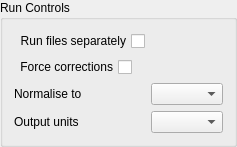
             <widget class="QGroupBox" name="runControlsGroupBox">
              <property name="sizePolicy">
               <sizepolicy hsizetype="Preferred" vsizetype="Minimum">
                <horstretch>0</horstretch>
                <verstretch>0</verstretch>
               </sizepolicy>
              </property>
              <property name="minimumSize">
               <size>
                <width>0</width>
                <height>0</height>
               </size>
              </property>
              <property name="title">
               <string>Run Controls</string>
              </property>
              <layout class="QFormLayout" name="formLayout">
               <property name="fieldGrowthPolicy">
                <enum>QFormLayout::ExpandingFieldsGrow</enum>
               </property>
               <property name="labelAlignment">
                <set>Qt::AlignLeading|Qt::AlignLeft|Qt::AlignVCenter</set>
               </property>
               <item row="0" column="0">
                <widget class="QCheckBox" name="runSeparatelyCheckBox">
                 <property name="sizePolicy">
                  <sizepolicy hsizetype="Expanding" vsizetype="Fixed">
                   <horstretch>0</horstretch>
                   <verstretch>0</verstretch>
                  </sizepolicy>
                 </property>
                 <property name="layoutDirection">
                  <enum>Qt::RightToLeft</enum>
                 </property>
                 <property name="text">
                  <string>Run files separately</string>
                 </property>
                </widget>
               </item>
               <item row="1" column="0">
                <widget class="QCheckBox" name="forceCorrectionsCheckBox">
                 <property name="sizePolicy">
                  <sizepolicy hsizetype="Expanding" vsizetype="Fixed">
                   <horstretch>0</horstretch>
                   <verstretch>0</verstretch>
                  </sizepolicy>
                 </property>
                 <property name="layoutDirection">
                  <enum>Qt::RightToLeft</enum>
                 </property>
                 <property name="text">
                  <string>Force corrections</string>
                 </property>
                </widget>
               </item>
               <item row="2" column="0">
                <widget class="QLabel" name="normaliseToLabel">
                 <property name="sizePolicy">
                  <sizepolicy hsizetype="Minimum" vsizetype="Preferred">
                   <horstretch>0</horstretch>
                   <verstretch>0</verstretch>
                  </sizepolicy>
                 </property>
                 <property name="text">
                  <string>Normalise to</string>
                 </property>
                </widget>
               </item>
               <item row="2" column="1">
                <widget class="QComboBox" name="normaliseToComboBox">
                 <property name="sizePolicy">
                  <sizepolicy hsizetype="Expanding" vsizetype="Fixed">
                   <horstretch>0</horstretch>
                   <verstretch>0</verstretch>
                  </sizepolicy>
                 </property>
                 <property name="maximumSize">
                  <size>
                   <width>16777215</width>
                   <height>16777215</height>
                  </size>
                 </property>
                </widget>
               </item>
               <item row="3" column="0">
                <widget class="QLabel" name="outputUnitsLabel">
                 <property name="sizePolicy">
                  <sizepolicy hsizetype="Minimum" vsizetype="Preferred">
                   <horstretch>0</horstretch>
                   <verstretch>0</verstretch>
                  </sizepolicy>
                 </property>
                 <property name="text">
                  <string>Output units</string>
                 </property>
                </widget>
               </item>
               <item row="3" column="1">
                <widget class="QComboBox" name="outputUnitsComboBox">
                 <property name="sizePolicy">
                  <sizepolicy hsizetype="Expanding" vsizetype="Fixed">
                   <horstretch>0</horstretch>
                   <verstretch>0</verstretch>
                  </sizepolicy>
                 </property>
                 <property name="maximumSize">
                  <size>
                   <width>16777215</width>
                   <height>16777215</height>
                  </size>
                 </property>
                </widget>
               </item>
              </layout>
             </widget>
